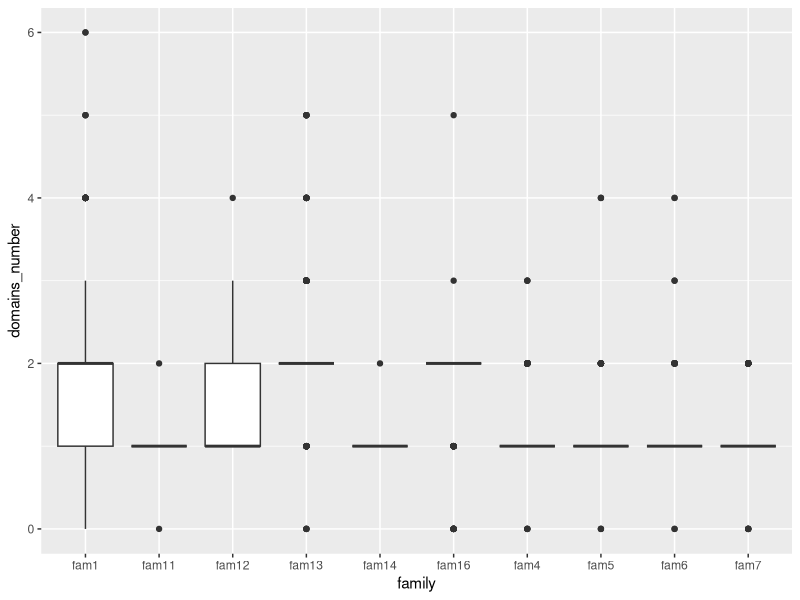
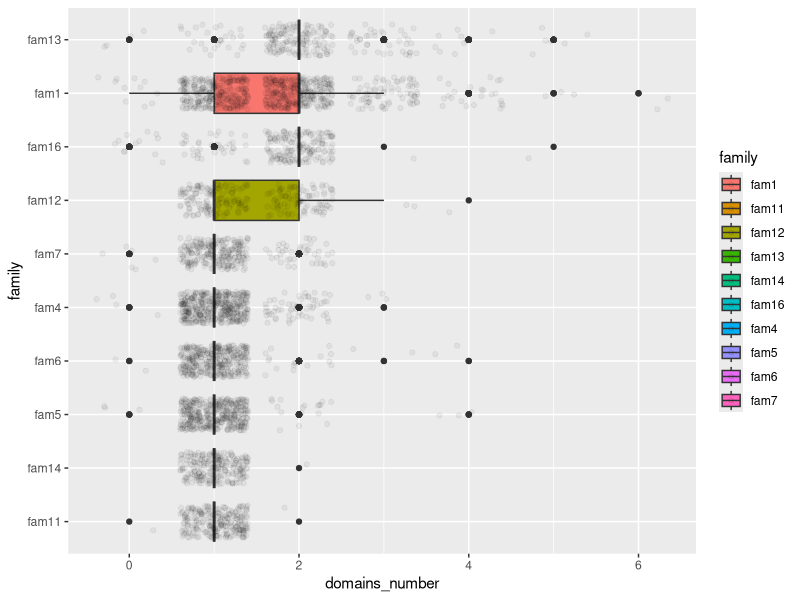
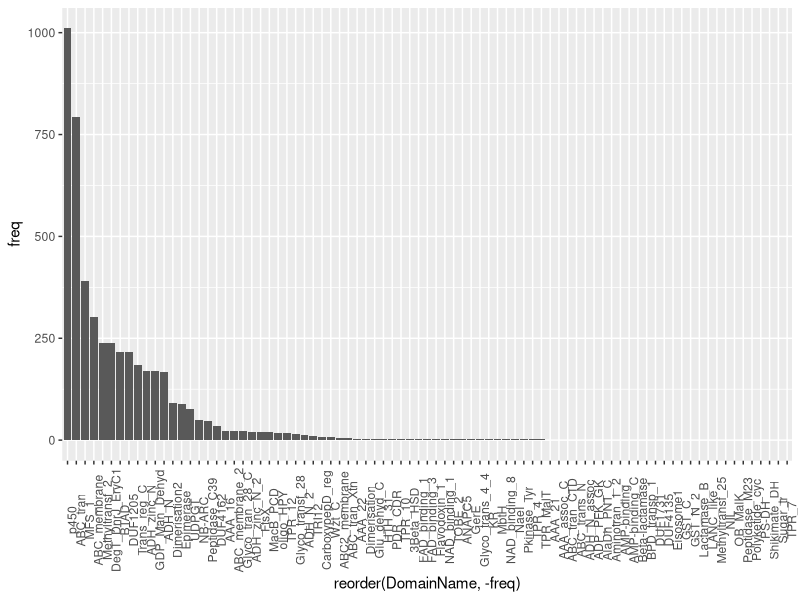

Reproduce these figures in R, in order. (Note: this script raises an error after producing the figures.)
## ---- chunk 1
library(readr)
library(ggplot2)
library(plyr)
library( reshape )

## ---- chunk 2
FIRSTmission_MOD2 <- read_delim("FIRSTmission_MOD2.csv", "\t", escape_double = FALSE, col_names = FALSE, trim_ws = TRUE)
head(FIRSTmission_MOD2)
#Familia1 numDominios
#Cada renglón es una ocurrencia de un gen de la familia 1

## ---- chunk 3
colnames(FIRSTmission_MOD2)=c("family","domains_number")
## Falta sort families
p<-ggplot(FIRSTmission_MOD2,aes(x=family,y=domains_number,group=family))+geom_boxplot()
p
p<-ggplot(FIRSTmission_MOD2,aes(x=reorder(family,domains_number,FUN=mean),y=domains_number,fill=family))+geom_boxplot()+geom_jitter(width=0.3,alpha=0.05)  + xlab("family")+coord_flip()
p

## ---- chunk 4
TableDomain <- read_delim("../OUTPUTS/THIRDmission.csv", "\t", escape_double = FALSE, trim_ws = TRUE)
DomTable<-count(TableDomain,c("Family","DomainName"))
Dominios<-TableDomain
Dominios$freq<-NULL
DomainCount<-count(Dominios,c("DomainName"))
DomainCount
#order(count(Dominios,c("DomainName")))
#Dominios$DomainName<-factor(Dominios$DomainName, levels = Dominios$DomainName[order(count(Dominios,c("DomainName")))])

ggplot(DomainCount, aes(x=reorder(DomainName,-freq),y=freq)) + geom_histogram(stat = "identity") +  theme(axis.text.x = element_text(angle = 90))
## ---- chunk 5

HeadTable<-head(TableDomain,10)
HeadTable
HeadTable[5,1]<-"fam2"
HeadTable[6,1]<-"fam2"
HeadTable[5,"MembersFamily"]<-"50"
HeadTable[6,"MembersFamily"]<-"50"
HeadTable$Percentage<-HeadTable$MembersFamily

HeadTable
#HeadTable.m<-melt(HeadTable)
#TailTable
#ShortTable<-join(HeadTable,TailTable,by.x = "DomainName",by.y = "DomainName")
#ShortTable
DomTable<-count(HeadTable,c("Family","DomainName"))
Dominios<-DomTable
Dominios$freq<-NULL
Genes=count(HeadTable,c("Family"))

## Funcion que regrese para cada familia y dominio su frecuencia 
FrecuenciaDominioFamilia<-function(x){
  #x is a row x[1]=Family x[2]=DomainName
  familia<-x[1]
  dominio<-x[2]
  
 NumGenes<-(Genes$freq[which(Genes$Family==familia)]) 
#result<-NumGenes
  ## contar genes familia
 FreqDom<-DomTable$freq[which(DomTable$Family==familia & DomTable$DomainName==dominio)]
 result<-FreqDom/NumGenes
 return(result)
}

DomTable$DomFreq<-apply(DomTable,1,FrecuenciaDominioFamilia)

ggplot(DomTable, aes(x=DomTable$DomainName,y=DomTable$DomFreq,fill=DomTable$Family)) +geom_bar(stat = "identity")

## Objetivo Contar ocurrencias de dominio por familia y obtener la frecuencia de dominio por familia 
## Data frame 
# Dominio Familia OcurrenciaRelativa
